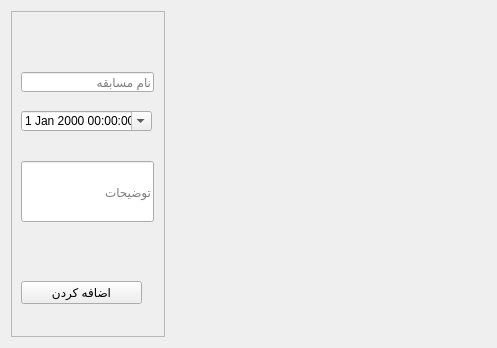
<?xml version="1.0" encoding="UTF-8"?>
<ui version="4.0">
 <class>add_tournament_footsal</class>
 <widget class="QWidget" name="add_tournament_footsal">
  <property name="geometry">
   <rect>
    <x>0</x>
    <y>0</y>
    <width>497</width>
    <height>348</height>
   </rect>
  </property>
  <property name="windowTitle">
   <string>Form</string>
  </property>
  <layout class="QHBoxLayout" name="horizontalLayout">
   <item>
    <widget class="QFrame" name="frame">
     <property name="frameShape">
      <enum>QFrame::StyledPanel</enum>
     </property>
     <property name="frameShadow">
      <enum>QFrame::Raised</enum>
     </property>
     <widget class="QLineEdit" name="tournoment_name">
      <property name="geometry">
       <rect>
        <x>10</x>
        <y>61</y>
        <width>133</width>
        <height>20</height>
       </rect>
      </property>
      <property name="cursor">
       <cursorShape>ArrowCursor</cursorShape>
      </property>
      <property name="text">
       <string/>
      </property>
      <property name="placeholderText">
       <string>نام مسابقه</string>
      </property>
     </widget>
     <widget class="QDateTimeEdit" name="dateTimeEdit">
      <property name="geometry">
       <rect>
        <x>10</x>
        <y>100</y>
        <width>131</width>
        <height>20</height>
       </rect>
      </property>
      <property name="toolTip">
       <string extracomment="لطفا تاریخ و ساعت مسابقه ی خود را به میلادی وارد نمایید"/>
      </property>
      <property name="specialValueText">
       <string/>
      </property>
      <property name="accelerated">
       <bool>false</bool>
      </property>
      <property name="showGroupSeparator" stdset="0">
       <bool>false</bool>
      </property>
      <property name="dateTime">
       <datetime>
        <hour>0</hour>
        <minute>0</minute>
        <second>0</second>
        <year>2000</year>
        <month>1</month>
        <day>1</day>
       </datetime>
      </property>
      <property name="minimumDate">
       <date>
        <year>1752</year>
        <month>9</month>
        <day>14</day>
       </date>
      </property>
      <property name="minimumTime">
       <time>
        <hour>0</hour>
        <minute>0</minute>
        <second>0</second>
       </time>
      </property>
      <property name="currentSection">
       <enum>QDateTimeEdit::AmPmSection</enum>
      </property>
      <property name="calendarPopup">
       <bool>true</bool>
      </property>
     </widget>
     <widget class="QLineEdit" name="tournoment_about">
      <property name="geometry">
       <rect>
        <x>10</x>
        <y>150</y>
        <width>133</width>
        <height>61</height>
       </rect>
      </property>
      <property name="minimumSize">
       <size>
        <width>2</width>
        <height>5</height>
       </size>
      </property>
      <property name="toolTip">
       <string>&lt;html&gt;&lt;head/&gt;&lt;body&gt;&lt;p&gt;&lt;br/&gt;&lt;/p&gt;&lt;/body&gt;&lt;/html&gt;</string>
      </property>
      <property name="placeholderText">
       <string>توضیحات</string>
      </property>
     </widget>
     <widget class="QPushButton" name="add_tournoment_butten">
      <property name="geometry">
       <rect>
        <x>10</x>
        <y>270</y>
        <width>121</width>
        <height>23</height>
       </rect>
      </property>
      <property name="cursor">
       <cursorShape>PointingHandCursor</cursorShape>
      </property>
      <property name="text">
       <string>اضافه کردن</string>
      </property>
      <property name="shortcut">
       <string>Return</string>
      </property>
      <property name="autoDefault">
       <bool>false</bool>
      </property>
      <property name="default">
       <bool>false</bool>
      </property>
      <property name="flat">
       <bool>false</bool>
      </property>
     </widget>
    </widget>
   </item>
   <item>
    <widget class="QWidget" name="widget" native="true"/>
   </item>
   <item>
    <widget class="QWidget" name="widget_3" native="true"/>
   </item>
  </layout>
 </widget>
 <resources/>
 <connections/>
</ui>
